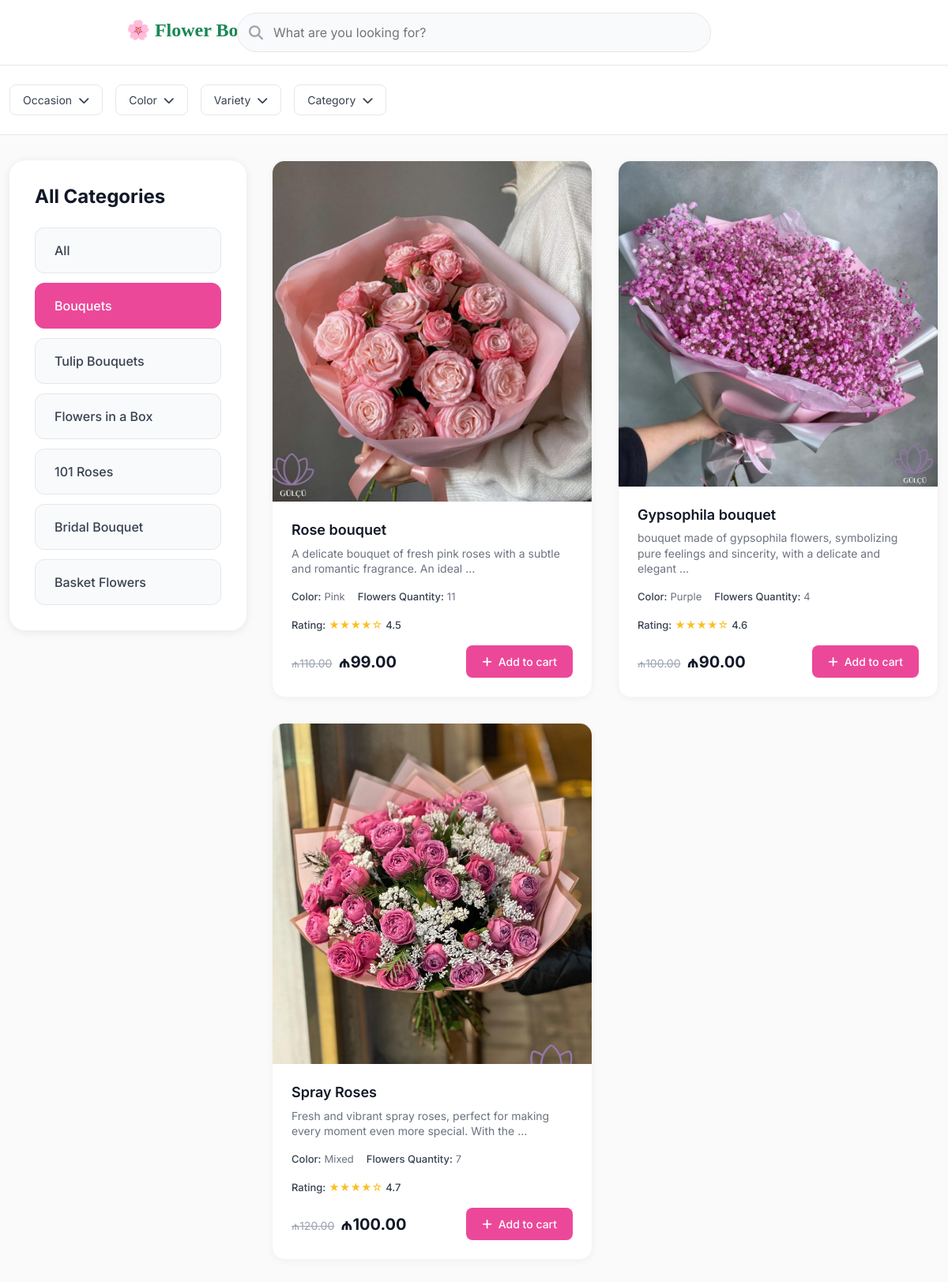
/?category=1, run on the app's committed database.
### flowers/models.py (models this page shows, shortened)
class Category(models.Model):
    name = models.CharField(max_length=32)
    class Meta:
        verbose_name = "Category"
        verbose_name_plural = "Category"

class Flowers(models.Model):
    PENDING = 'pending'
    APPROVED = 'approved'
    REJECTED = 'rejected'
    EXPIRED = "expired"
    STATUS_LIST = [
        (PENDING, 'Pending'),
        (APPROVED, 'Approved'),
        (REJECTED, 'Rejected'),
        (EXPIRED, 'expired')
    ]
    COLOR_CHOICES = [
        ('blue', 'Blue'),
        ('pink', 'Pink'),
        ('red', 'Red'),
        ('yellow', 'Yellow'),
        ('orange', 'Orange'),
        ('purple', 'Purple'),
        ('white', 'White'),
        ('mixed', 'Mixed'),
    ]
    category = models.ForeignKey(Category,
                                on_delete=models.CASCADE,
                                null=True)
    title = models.CharField(max_length=64)
    description = models.TextField()
    color = models.CharField(max_length=20, choices=COLOR_CHOICES)
    quantity = models.PositiveIntegerField()
    raiting = models.DecimalField(max_digits=2, decimal_places=1)
    status = models.CharField(
        choices=STATUS_LIST,
        default=PENDING,
        max_length=16,
        null=True
    )
    image = models.ImageField(upload_to="uploads/flowers", null=True)
    price_before_discount = models.DecimalField(
        max_digits=8,
        decimal_places=2,
        null=True)
    price_after_discount = models.DecimalField(
        max_digits=8,
        decimal_places=2,
        null=True)
    created_at = models.DateTimeField(auto_now_add=True, null=True)
    updated_at = models.DateTimeField(auto_now=True, null=True)
    expires_at = models.DateTimeField(null=True, blank=True)
    @property
    def raiting_stars(self):
        full_stars = int(self.raiting)
        half_stars = self.raiting - full_stars
        stars = '★' * full_stars
        if half_stars:
            stars += '☆'
        stars = stars.ljust(5, '☆')
        return stars

### flowers/views.py (the view)
# urls.py: path("", views.home, name="flower")
def home(request):
    category_id = request.GET.get("category")
    flowers = Flowers.objects.filter(status=Flowers.APPROVED)
    if category_id:
        flowers = flowers.filter(category_id=category_id)
    categories = Category.objects.all()
    api = {"products": flowers,
           "categories": categories,
           "selected_category": category_id or '',
           "request": request}
    return render(request, "flowers/index.html", api)

### flowers/templates/flowers/index.html (shortened to what this page needs)
<!DOCTYPE html>
<html lang="en">
<head>
    <link href="https://cdn.jsdelivr.net/npm/bootstrap@5.3.0/dist/css/bootstrap.min.css" rel="stylesheet">
    <link rel="stylesheet" href="https://cdnjs.cloudflare.com/ajax/libs/font-awesome/6.4.0/css/all.min.css">
    <link href="https://cdn.jsdelivr.net/npm/bootstrap@5.3.0/dist/css/bootstrap.min.css" rel="stylesheet">
    <link rel="stylesheet" href="https://cdnjs.cloudflare.com/ajax/libs/font-awesome/6.4.0/css/all.min.css">
</head>
<body>
    <header class="header">
        <div class="container-logo">
            <div class="logo">
                <a class="navbar-brand fw-bold fs-4 text-success" href="#">🌸 Flower Boutique</a>
            </div>
            <div class="search-container">
                <i class="fas fa-search search-icon"></i>
                <input type="text" class="search-input" placeholder="What are you looking for?">
            </div>
        </div>
    </header>
    <section class="filters">
        <div class="container">
            <div class="filter-group">
                <div class="filter-left">
                    <div class="filter-dropdown">
                        <button class="filter-btn">
                            Occasion <i class="fas fa-chevron-down"></i>
                        </button>
                    </div>
                    <div class="filter-dropdown">
                        <button class="filter-btn">
                            Color <i class="fas fa-chevron-down"></i>
                        </button>
                    </div>
                    <div class="filter-dropdown">
                        <button class="filter-btn">
                            Variety <i class="fas fa-chevron-down"></i>
                        </button>
                    </div>
                    <div class="filter-dropdown">
                        <button class="filter-btn">
                            Category <i class="fas fa-chevron-down"></i>
                        </button>
                    </div>
                </div>
            </div>
        </div>
    </section>
    <main class="main-content">
    <div class="container">
        <div style="display: flex; gap: 2rem; align-items: flex-start;">
        <aside class="category-sidebar">
            <h2 class="category-title">All Categories</h2>
            <nav class="category-list">
                <a href="?" class="category-item {% if not selected_category %}active{% endif %}">All</a>
                {% for cat in categories %}
                    <a href="?category={{ cat.id }}{% for key, value in request.GET.items %}{% if key != 'category' %}&{{ key }}={{ value }}{% endif %}{% endfor %}"
                    class="category-item {% if selected_category|stringformat:'s' == cat.id|stringformat:'s' %}active{% endif %}">
                        {{ cat.name }}
                    </a>
                {% endfor %}
            </nav>
        </aside>
        <section class="product-section">
            <div class="product-grid fade-in">
                {% for flower in products %}
                    <div class="product-card">
                        <div class="product-image-container">
                            {% if flower.image %}
                                <img src="{{ flower.image.url }}" alt="{{ product.name }}" class="product-image">
                            {% else %}
                                <img src="https://images.unsplash.com/photo-1490750967868-88aa4486c946?ixlib=rb-4.0.3&auto=format&fit=crop&w=1000&q=80" alt="{{ product.name }}" class="product-image">
                            {% endif %}
                        </div>
                        <div class="product-info">
                            <h3 class="product-title">{{ flower.title }}</h3>
                            <p class="product-description">{{ flower.description|truncatewords:15 }}</p>
                            <div class="product-details">
                                {% if flower.color %}
                                    <div class="product-detail">
                                        <strong>Color:</strong> {{ flower.color|title }}
                                    </div>
                                {% endif %}
                                {% if flower.quantity %}
                                    <div class="product-detail">
                                        <strong>Flowers Quantity:</strong> {{ flower.quantity }}
                                    </div>
                                {% endif %}
                                {% if flower.raiting %}
                                <div class="product-detail rating">
                                    <strong>Rating:</strong>
                                    <span class="rating-stars">{{ flower.raiting_stars }}</span>
                                    <span class="rating-number">{{ flower.raiting }}</span>
                                </div>
                                {% endif %}
                                </div>
                                <div class="product-footer">
                                    <div class="price-container">
                                        {% if flower.price_before_discount and flower.price_before_discount != flower.price_after_discount %}
                                            <span class="original-price">₼{{ flower.price_before_discount }}</span>
                                        {% endif %}
                                        <span class="current-price">₼{{ flower.price_after_discount }}</span>
                                    </div>
                                    <button class="add-to-cart">
                                        <i class="fas fa-plus"></i> Add to cart
                                    </button>
                                </div>
                            </div>
                        </div>
                {% empty %}
                    <p>No products found.</p>
                {% endfor %}
                </div>
            </section>
        </div>
    </div>
    </main>
</body>
</html>

### flowers/templates/flowers/index.html (style rules this page uses)
* { box-sizing: border-box; }
body { background: #fafafa; font-family: "Inter", -apple-system, BlinkMacSystemFont, sans-serif; overflow-x: hidden; margin: 0; padding: 0; }
.container-logo { position: relative; }
.logo { position: absolute; left: 160px; top: 4px; }
.header { background: white; border-bottom: 1px solid #e5e7eb; padding: 1rem 0; position: sticky; top: 0; z-index: 1000; }
.search-container { position: relative; max-width: 600px; margin: 0 auto; }
.search-input { width: 100%; padding: 12px 20px 12px 45px; border: 1px solid #e5e7eb; border-radius: 25px; font-size: 16px; background: #f9fafb; transition: all 0.3s ease; }
.search-icon { position: absolute; left: 15px; top: 50%; transform: translateY(-50%); color: #9ca3af; font-size: 18px; }
.navbar-brand { font-family: "Playfair Display", serif; font-weight: 700; font-size: 1.5rem; color: #178754; text-decoration: none; }
.filters { background: white; padding: 1.5rem 0; border-bottom: 1px solid #e5e7eb; }
.filter-group { display: flex; flex-wrap: wrap; gap: 1rem; align-items: center; justify-content: space-between; }
.filter-left { display: flex; flex-wrap: wrap; gap: 1rem; }
.filter-dropdown { position: relative; }
.filter-btn { background: white; border: 1px solid #e5e7eb; padding: 8px 16px; border-radius: 8px; font-size: 14px; color: #374151; cursor: pointer; display: flex; align-items: center; gap: 8px; transition: all 0.2s ease; }
.main-content { display: flex; gap: 2rem; padding: 2rem 0; align-items: flex-start; }
.category-sidebar { flex: 0 0 300px; background: white; border-radius: 20px; padding: 2rem; box-shadow: 0 2px 12px rgba(0, 0, 0, 0.08); height: fit-content; position: sticky; top: 140px; }
.category-title { font-size: 24px; font-weight: 700; color: #111827; margin-bottom: 1.5rem; text-align: left; }
.category-list { display: flex; flex-direction: column; gap: 0.75rem; }
.category-item { display: block; padding: 1rem 1.5rem; background: #f9fafb; border: 1px solid #e5e7eb; border-radius: 12px; text-decoration: none; color: #374151; font-size: 16px; font-weight: 500; transition: all 0.3s ease; cursor: pointer; }
.category-item.active { background: #ec4899; border-color: #ec4899; color: white; }
.product-section { flex: 1; min-width: 0; }
.product-grid { display: grid; grid-template-columns: repeat(auto-fill, minmax(320px, 1fr)); gap: 2rem; }
.product-card { height: 680px; background: white; border-radius: 16px; overflow: hidden; box-shadow: 0 2px 8px rgba(0, 0, 0, 0.04); transition: all 0.3s cubic-bezier(0.4, 0, 0.2, 1); border: 1px solid #f3f4f6; display: flex; flex-direction: column; }
.product-image-container { position: relative; width: 100%; height: 100%; overflow: hidden; background: #f9fafb; }
.product-image { width: 100%; height: 100%; object-fit: cover; transition: transform 0.4s cubic-bezier(0.4, 0, 0.2, 1); }
.product-info { padding: 1.5rem; flex-grow: 1; display: flex; flex-direction: column; }
.product-title { font-size: 18px; font-weight: 600; color: #111827; margin-bottom: 0.5rem; line-height: 1.3; }
.product-description { font-size: 14px; color: #6b7280; margin-bottom: 1rem; line-height: 1.4; }
.product-details { display: flex; flex-wrap: wrap; gap: 1rem; margin-bottom: 1rem; font-size: 13px; }
.product-detail { display: flex; align-items: center; gap: 0.25rem; color: #6b7280; }
.product-detail strong { color: #374151; font-weight: 500; }
.rating { display: flex; align-items: center; gap: 0.25rem; }
.rating-stars { color: #fbbf24; }
.rating-number { font-weight: 500; color: #374151; }
.product-footer { display: flex; align-items: center; justify-content: space-between; margin-top: auto; }
.price-container { display: flex; align-items: baseline; gap: 0.5rem; }
.original-price { font-size: 14px; color: #9ca3af; text-decoration: line-through; }
.current-price { font-size: 20px; font-weight: 700; color: #111827; }
.add-to-cart { background: #ec4899; color: white; border: none; padding: 10px 20px; border-radius: 8px; font-weight: 500; font-size: 14px; cursor: pointer; transition: all 0.2s ease; display: flex; align-items: center; gap: 0.5rem; }
.fade-in { animation: fadeInUp 0.8s cubic-bezier(0.4, 0, 0.2, 1); }
.container { max-width: 1200px; margin: 0 auto; }

### data on the page
Category: name "Bouquets"
Category: name "Tulip Bouquets"
Category: name "Flowers in a Box"
Category: name "101 Roses"
Category: name "Bridal Bouquet"
Category: name "Basket Flowers"
Flowers: image (picture), title "Rose bouquet", description "A delicate bouquet of fresh pink roses with a subtle and romantic fragrance. An ideal …", color "Pink", quantity "11", raiting_stars "★★★★☆", raiting "4.5", price_before_discount "110.00", price_after_discount "99.00"
Flowers: image (picture), title "Gypsophila bouquet", description "bouquet made of gypsophila flowers, symbolizing pure feelings and sincerity, with a delicate and elegant …", color "Purple", quantity "4", raiting_stars "★★★★☆", raiting "4.6", price_before_discount "100.00", price_after_discount "90.00"
Flowers: image (picture), title "Spray Roses", description "Fresh and vibrant spray roses, perfect for making every moment even more special. With the …", color "Mixed", quantity "7", raiting_stars "★★★★☆", raiting "4.7", price_before_discount "120.00", price_after_discount "100.00"
